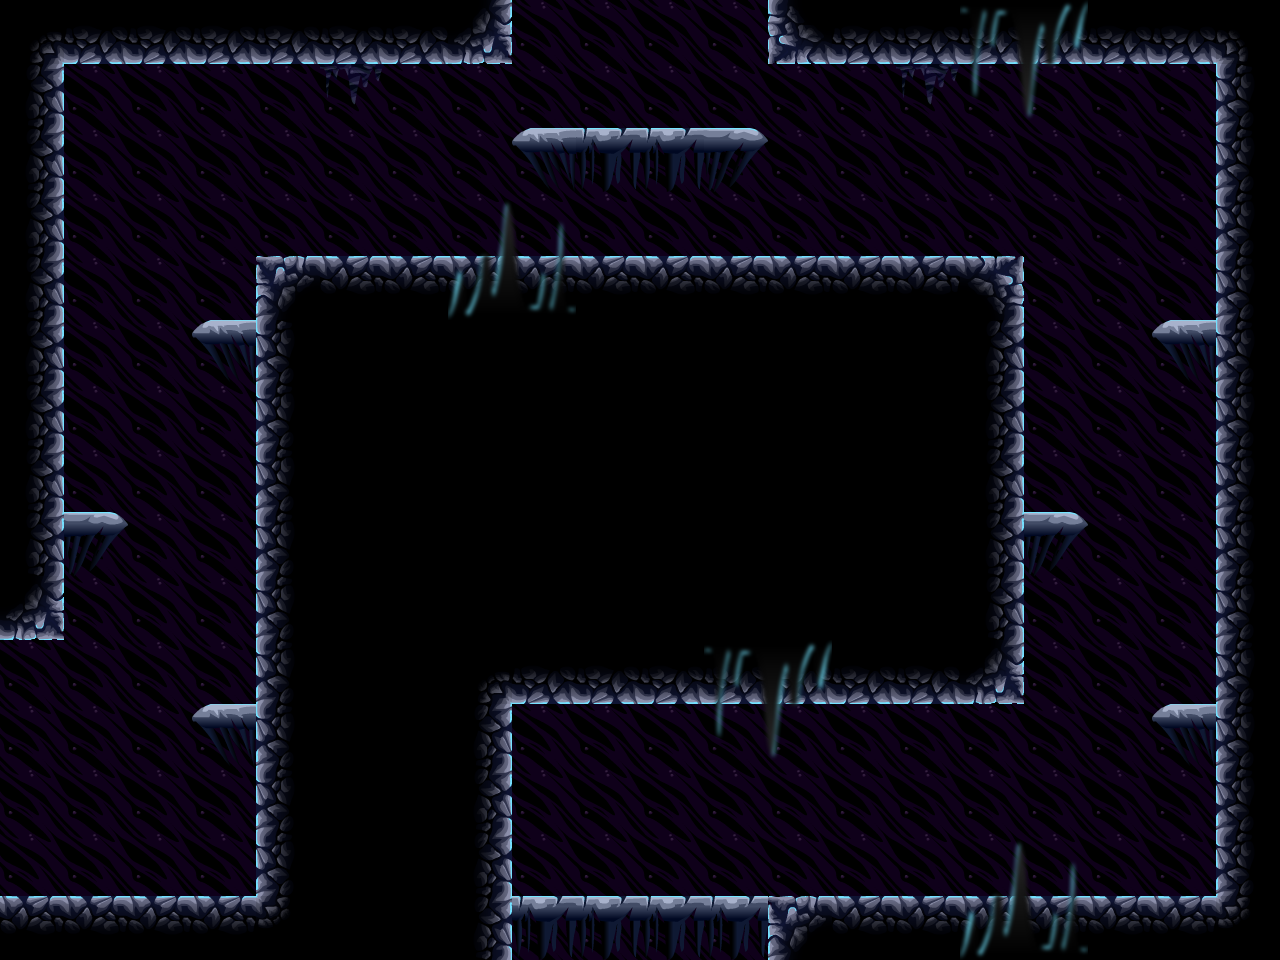

This is a level from a 2D game, rendered from its Tiled map with the project's own tilesets. A one-line summary and the map file follow, with tile-layer data summarised:
An orthogonal 20x15 tile map with 64x64 px tiles, 4 tile layers (Background, bg2, Level, front) and 6 objects (3x door, 3x spawner).

<map version="1.0" orientation="orthogonal" width="20" height="15" tilewidth="64" tileheight="64">
 <tileset firstgid="1" name="tiles" tilewidth="64" tileheight="64">
  <image source="../../images/tilesets/cave1.png" width="512" height="1024" />
  <terraintypes>
   <terrain name="crossable" tile="13" />
   <terrain name="crossable" tile="14" />
   <terrain name="crossable" tile="15" />
  </terraintypes>
 </tileset>
 <layer name="Background" width="20" height="15">
  <properties>
   <property name="nocollide" value="true" />
   <property name="tileset" value="tiles" />
  </properties>
  <data>[300 cells, 240 non-empty, 2 distinct tile ids]</data>
 </layer>
 <layer name="bg2" width="20" height="15">
  <properties>
   <property name="nocollide" value="true" />
   <property name="tileset" value="tiles" />
  </properties>
  <data>[300 cells, 2 non-empty, 1 distinct tile ids]</data>
 </layer>
 <layer name="Level" width="20" height="15">
  <properties>
   <property name="tileset" value="tiles" />
  </properties>
  <data>[300 cells, 104 non-empty, 14 distinct tile ids]</data>
 </layer>
 <layer name="front" width="20" height="15">
  <properties>
   <property name="nocollide" value="true" />
   <property name="tileset" value="tiles" />
  </properties>
  <data>[300 cells, 16 non-empty, 8 distinct tile ids]</data>
 </layer>
 <objectgroup name="doors" width="20" height="15">
  <object name="door" type="door" gid="19" x="512" y="64">
   <properties>
    <property name="direction" value="up" />
   </properties>
  </object>
  <object name="door" type="door" gid="19" x="0" y="704">
   <properties>
    <property name="direction" value="left" />
   </properties>
  </object>
  <object name="door" type="door" gid="19" x="512" y="960">
   <properties>
    <property name="direction" value="down" />
   </properties>
  </object>
 </objectgroup>
 <objectgroup name="spawners" width="20" height="15">
  <object name="spawner" type="spawner" gid="35" x="1152" y="192">
   <properties>
    <property name="enemy" value="f" />
   </properties>
  </object>
  <object name="spawner" type="spawner" gid="35" x="124" y="142">
   <properties>
    <property name="enemy" value="f" />
   </properties>
  </object>
  <object name="spawner" type="spawner" gid="35" x="960" y="896">
   <properties>
    <property name="enemy" value="w" />
   </properties>
  </object>
 </objectgroup>
</map>
